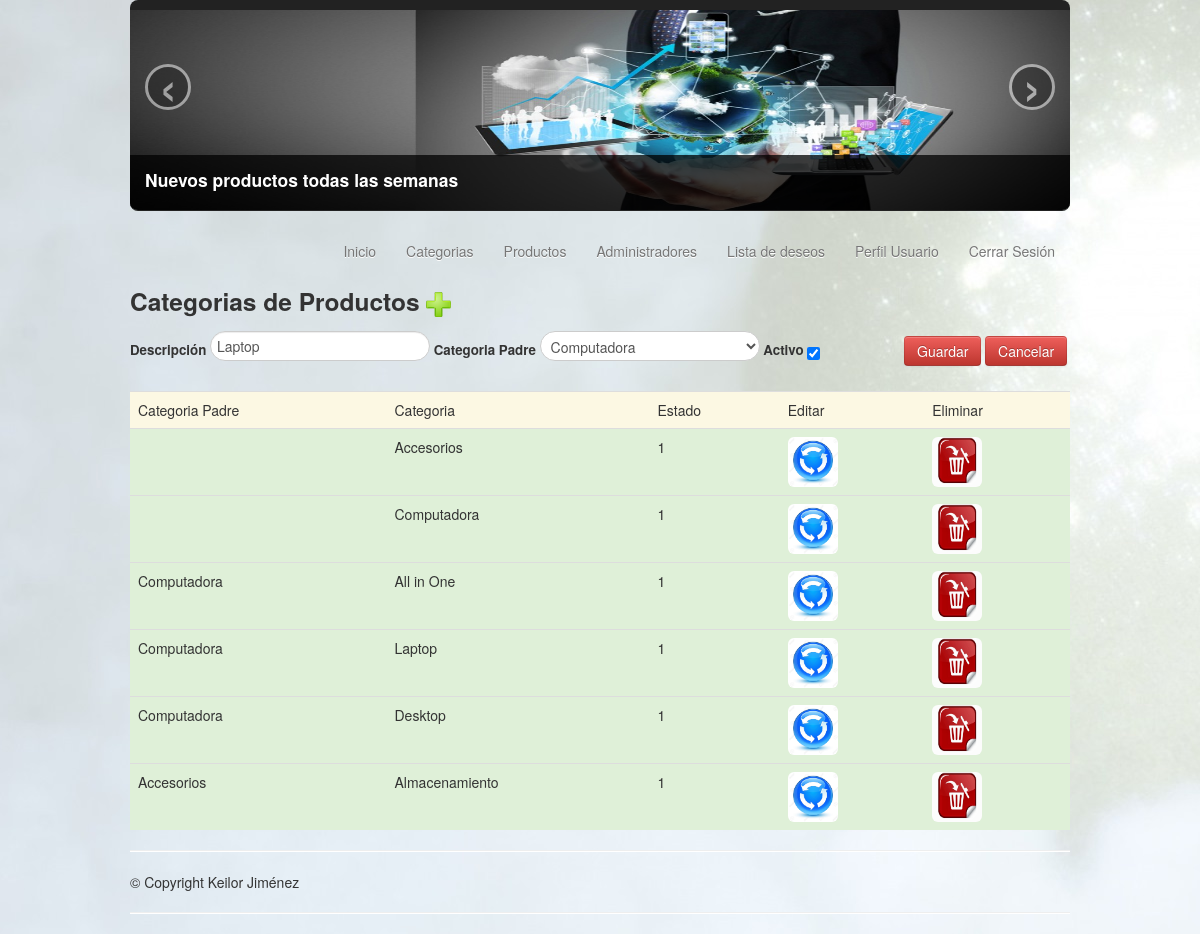
Screenshot of /admin_categories.php?action=edit&id=2&superc=Computadora&category=Laptop&state=1&id_superc=1 (signed in) with the database file from the repository.
### tables this page shows
CREATE TABLE `categories` (
  `id` int(11) NOT NULL,
  `description` varchar(30) NOT NULL,
  `id_supercategory` int(11) NOT NULL,
  `state` tinyint(1) NOT NULL
);

### class/categories.php (the view, shortened to what this page needs)
<?php
class categories
{
	private $connect_db;
	function categories()
	{
		$this->connect_db 	= $_SESSION['connect'];
	}
	function category_table(){
		$sql=("SELECT cat.id, sup.description, cat.description, cat.state, sup.id
			FROM categories cat
			 LEFT JOIN categories sup
			 ON sup.id = cat.id_supercategory
			 ORDER BY sup.id ASC");
		$qSelect = $this->connect_db->query($sql);
		while($array=mysqli_fetch_array($qSelect)){
			echo "<tr class='success'>";
			echo 	"<td>$array[1]</td>";
			echo 	"<td>$array[2]</td>";
			echo 	"<td>$array[3]</td>";
			echo 	"<td><a href='admin_categories.php?action=edit&id=$array[0]&superc=$array[1]&category=$array[2]&state=$array[3]&id_superc=$array[4]'><img src='../images/update.jpg' class='img-rounded' width='25'></td>";
			echo 	"<td><a href='admin_categories.php?action=delete&id=$array[0]&category=$array[2]'><img src='../images/delete.png' class='img-rounded' width='25'></td>";
			echo "</tr>";
		}
	}
}
?>

### rows the page displays
categories: description "Accesorios", state "1"
categories: description "Computadora", state "1"
categories: categories.description "Computadora", description "All in One", state "1"
categories: categories.description "Computadora", description "Laptop", state "1"
categories: categories.description "Computadora", description "Desktop", state "1"
categories: categories.description "Accesorios", description "Almacenamiento", state "1"

### other values shown
form field supercategory "Computadora"
